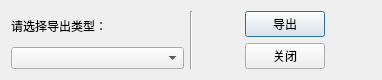
<?xml version="1.0" encoding="UTF-8"?>
<ui version="4.0">
 <class>Infoout_Dialog</class>
 <widget class="QDialog" name="Infoout_Dialog">
  <property name="geometry">
   <rect>
    <x>0</x>
    <y>0</y>
    <width>382</width>
    <height>72</height>
   </rect>
  </property>
  <property name="windowTitle">
   <string>导出违法信息</string>
  </property>
  <property name="sizeGripEnabled">
   <bool>false</bool>
  </property>
  <layout class="QGridLayout" name="gridLayout">
   <item row="0" column="0">
    <widget class="QLabel" name="label">
     <property name="text">
      <string>请选择导出类型：</string>
     </property>
    </widget>
   </item>
   <item row="0" column="1" rowspan="2">
    <widget class="Line" name="line">
     <property name="orientation">
      <enum>Qt::Vertical</enum>
     </property>
    </widget>
   </item>
   <item row="0" column="2" rowspan="2">
    <layout class="QVBoxLayout" name="verticalLayout">
     <item alignment="Qt::AlignHCenter">
      <widget class="QPushButton" name="Out">
       <property name="text">
        <string>导出</string>
       </property>
      </widget>
     </item>
     <item alignment="Qt::AlignHCenter">
      <widget class="QPushButton" name="Quit">
       <property name="text">
        <string>关闭</string>
       </property>
      </widget>
     </item>
    </layout>
   </item>
   <item row="1" column="0">
    <widget class="QComboBox" name="comboBox"/>
   </item>
  </layout>
 </widget>
 <resources/>
 <connections>
  <connection>
   <sender>Quit</sender>
   <signal>clicked()</signal>
   <receiver>Infoout_Dialog</receiver>
   <slot>close()</slot>
   <hints>
    <hint type="sourcelabel">
     <x>326</x>
     <y>78</y>
    </hint>
    <hint type="destinationlabel">
     <x>217</x>
     <y>56</y>
    </hint>
   </hints>
  </connection>
 </connections>
</ui>
